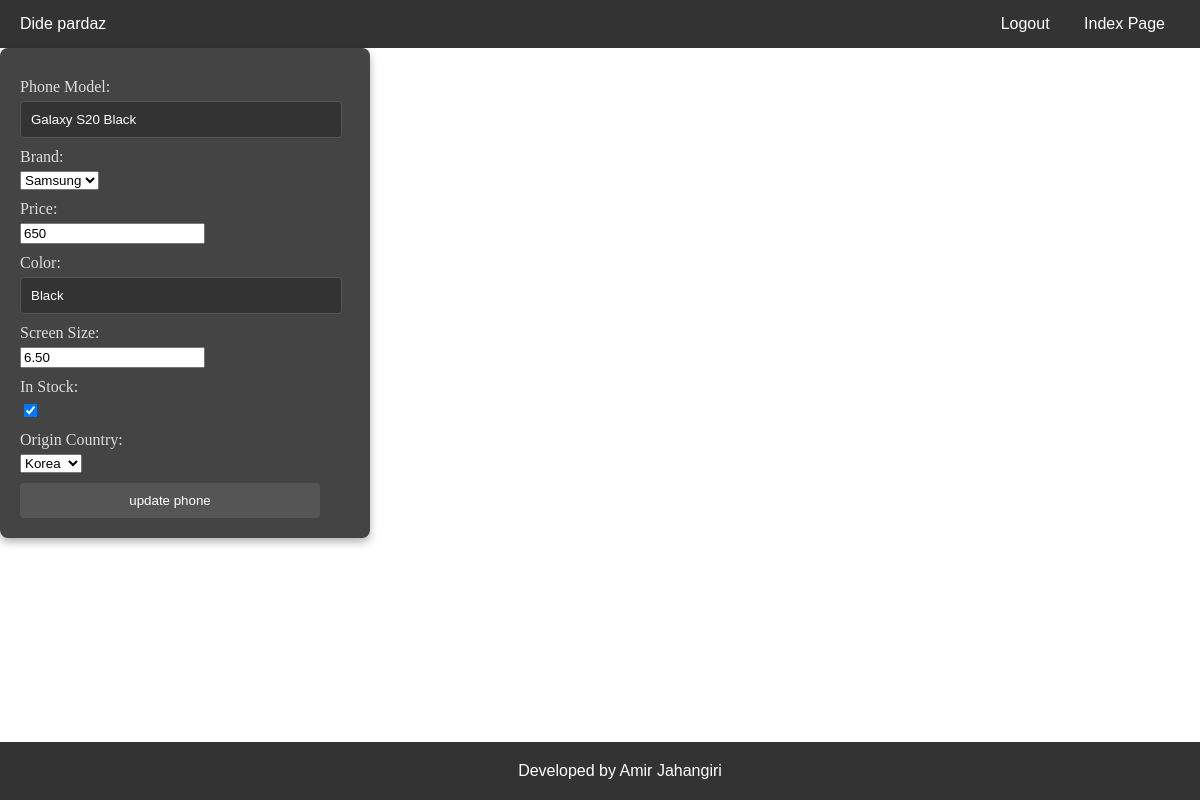
Page /update-phone/2 (signed in) on the committed database.
### phone/models.py (models this page shows, shortened)
class Phone(models.Model):
    model = models.CharField(max_length=100, unique=True, verbose_name='phone Model', db_index=True)
    brand = models.ForeignKey('Brand', on_delete=models.CASCADE, verbose_name='Brand', related_name='phones', null=True,
                              blank=True)  # todo : remnvoe null blank
    price = models.PositiveIntegerField(validators=[MinValueValidator(1), ], verbose_name='Price', db_index=True)
    color = models.CharField(max_length=100, verbose_name='Color')
    screen_size = models.DecimalField(
        max_digits=4,
        decimal_places=2,
        validators=[MinValueValidator(0.01)],
        verbose_name='Screen Size'
    )
    in_stock = models.BooleanField(default=True, verbose_name='In Stock')
    origin_country = models.ForeignKey('Country', on_delete=models.CASCADE, verbose_name='Origin Country',
                                       db_index=True)
    created_at = models.DateTimeField(auto_now_add=True, verbose_name='Created at', null=True, blank=True)
    updated_at = models.DateTimeField(auto_now=True, verbose_name='Updated at', null=True, blank=True)
    is_active = models.BooleanField(default=True, verbose_name='is Active')

### phone/views.py (the view, shortened to what this page needs)
# urls.py: path('update-phone/<int:id>', views.UpdatePhoneView.as_view(), name='update-phone'),
class UpdatePhoneView(LoginRequiredMixin, View):
    template_name = 'phone/update_phone.html'
    form_class = CreateUpdatePhoneForm
    def setup(self, request, *args, **kwargs):
        self.phone_instance = get_object_or_404(Phone, id=kwargs.get('id'))
        return super().setup(request, *args, **kwargs)
    def get(self, request, *args, **kwargs):
        form = self.form_class(instance=self.phone_instance)
        return render(request, 'phone/update_phone.html', {'form': form})

### phone/forms.py
class CreateUpdatePhoneForm(forms.ModelForm):
    class Meta:
        model = Phone
        fields = ['model', 'brand', 'price', 'color', 'screen_size', 'in_stock', 'origin_country']

### phone/models.py (called while the page is built)
    def __str__(self):
        return self.name

    def __str__(self):
        return self.title

### phone/templates/phone/update_phone.html (shortened to what this page needs)
{% extends 'base.html' %}
{% block content %}
    <form action="" method="post">
        {{ form.as_p }}
        <button type="submit" value="create phone">update phone</button>
    </form>
{% endblock %}

### templates/includes/references.html (style rules this page uses)
body { margin: 0; }
form { background-color: #444; padding: 20px 50px 20px 20px; border-radius: 8px; box-shadow: 0px 4px 8px rgba(0, 0, 0, 0.3); width: 300px; }
form p { margin: 10px 0; }
label { display: block; margin-bottom: 5px; color: #ddd; }
input[type="text"], input[type="password"], input[type="email"] { width: 100%; padding: 10px; border-radius: 4px; border: 1px solid #555; background-color: #333; color: white; }
button { background-color: #555; color: white; padding: 10px; border: none; border-radius: 4px; width: 100%; cursor: pointer; }

### rows in the picture
Phone: model "Galaxy S20 Black", brand "Samsung", price "650", color "Black", screen_size "6.50", in_stock "☑", origin_country "Korea"
